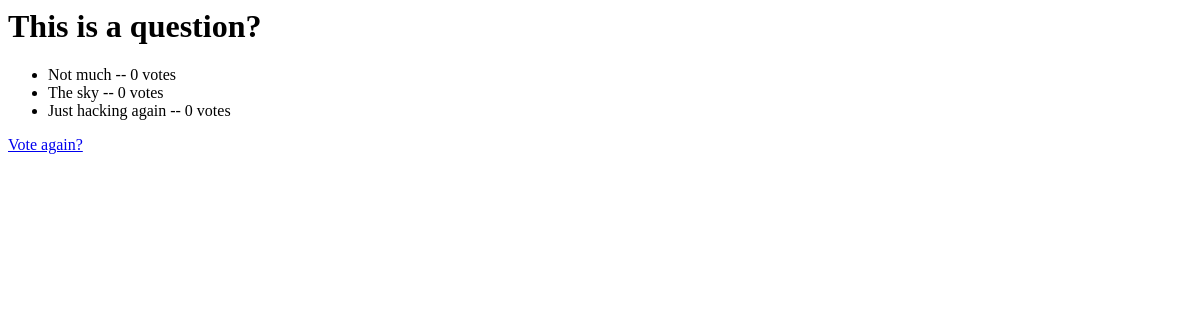
/polls/1/results/, run on an earlier commit of the app's database.
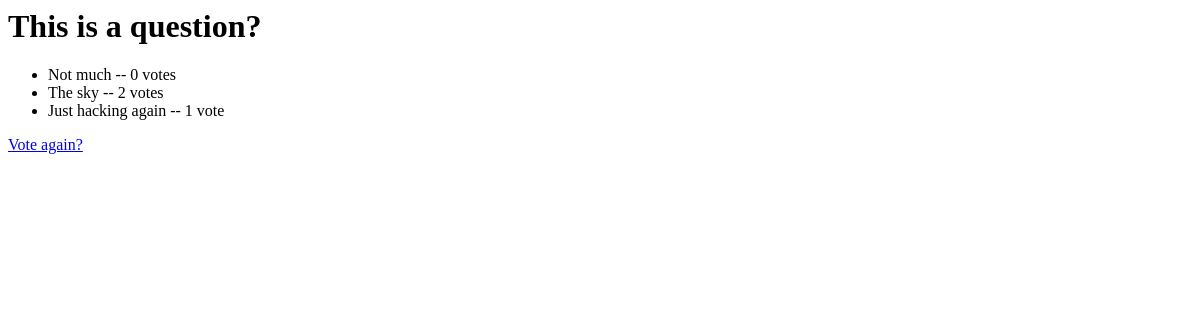
And on a later commit of the database.
### polls/models.py (models this page shows, shortened)
class Question(models.Model):
    question_text = models.CharField(max_length=200)
    pub_date = models.DateTimeField("date published")

class Choice(models.Model):
    question = models.ForeignKey(Question, on_delete=models.CASCADE)
    choice_text = models.CharField(max_length=200)
    votes = models.IntegerField(default=0)

### polls/views.py (the view)
# urls.py: path("<int:question_id>/results/", views.results, name="results"),
def results(request, question_id):
    question = get_object_or_404(Question, pk=question_id)
    return render(request, "polls/results.html", {"question": question})

### polls/templates/polls/results.html
<h1>{{ question.question_text }}</h1>
<ul>
{% for choice in question.choice_set.all %}
    <li>{{ choice.choice_text }} -- {{ choice.votes }} vote{{ choice.votes|pluralize }}</li>
{% endfor %}
</ul>
<a href="{% url 'polls:detail' question.id %}">Vote again?</a>

What changed in the data, as far as the page shows it:
changed Choice "The sky": votes "0" → "2"
changed Choice "Just hacking again": votes "0" → "1"
